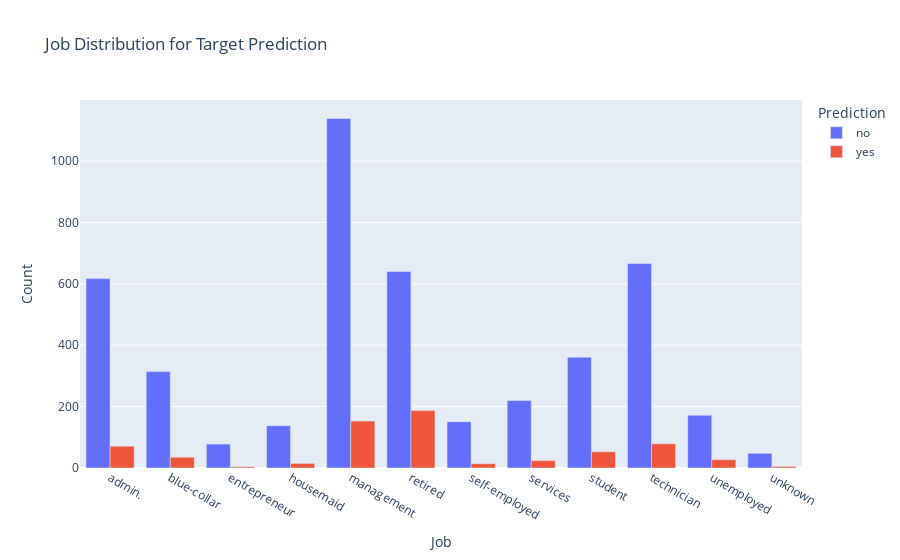

Notebook cell for this chart:
### Markdown cell above
## Distribution of Job types and Prediction

### Code cell
fig = px.bar(distribution_job,
             x=distribution_job.index,
             y=distribution_job.columns,
             barmode="group",
             title="Job Distribution for Target Prediction",
             labels={'job':'Job','value':"Count",'y':'Prediction'})

fig.show()

### Figure 1 — Plotly figure (JSON) as saved in the notebook; plotly's stock layout.template omitted (floating-point values rounded to 4 significant figures)
{"data": [{"alignmentgroup": "True", "hovertemplate": "Prediction=no<br>Job=%{x}<br>Count=%{y}<extra></extra>", "legendgroup": "no", "marker": {"color": "#636efa", "pattern": {"shape": ""}}, "name": "no", "offsetgroup": "no", "orientation": "v", "showlegend": true, "textposition": "auto", "type": "bar", "x": ["admin.", "blue-collar", "entrepreneur", "housemaid", "management", "retired", "self-employed", "services", "student", "technician", "unemployed", "unknown"], "xaxis": "x", "y": [617, 314, 78, 138, 1139, 640, 151, 220, 361, 666, 172, 48], "yaxis": "y"}, {"alignmentgroup": "True", "hovertemplate": "Prediction=yes<br>Job=%{x}<br>Count=%{y}<extra></extra>", "legendgroup": "yes", "marker": {"color": "#EF553B", "pattern": {"shape": ""}}, "name": "yes", "offsetgroup": "yes", "orientation": "v", "showlegend": true, "textposition": "auto", "type": "bar", "x": ["admin.", "blue-collar", "entrepreneur", "housemaid", "management", "retired", "self-employed", "services", "student", "technician", "unemployed", "unknown"], "xaxis": "x", "y": [71, 35, 4, 15, 153, 187, 14, 24, 53, 79, 27, 5], "yaxis": "y"}], "layout": {"autosize": true, "barmode": "group", "legend": {"title": {"text": "Prediction"}, "tracegroupgap": 0}, "title": {"text": "Job Distribution for Target Prediction"}, "xaxis": {"anchor": "y", "autorange": true, "domain": [0, 1], "range": [-0.5, 11.5], "title": {"text": "Job"}, "type": "category"}, "yaxis": {"anchor": "x", "autorange": true, "domain": [0, 1], "range": [0, 1199.0], "title": {"text": "Count"}, "type": "linear"}}}
